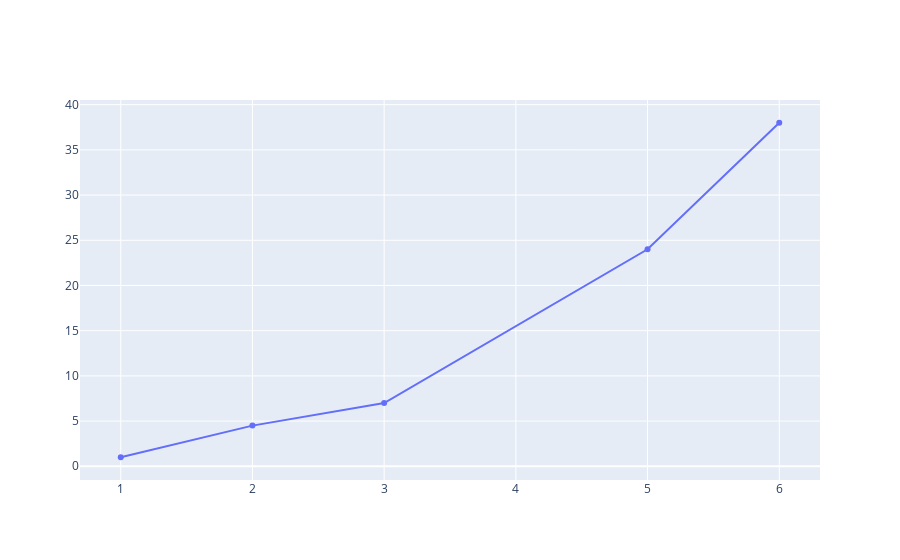

The cell this chart's notebook holds for it:
### Code cell
import plotly.offline as py
py.init_notebook_mode(connected=True)
x1 = [1, 2, 3, 5, 6]
y1 = [1, 4.5, 7, 24, 38]
trace1 = dict(x=x1, y=y1)
data = [trace1]
py.iplot(data,filename='s0_first_plot')

### Figure 1 — Plotly figure (JSON) as saved in the notebook; plotly's stock layout.template omitted (floating-point values rounded to 4 significant figures)
{"data": [{"type": "scatter", "x": [1, 2, 3, 5, 6], "y": [1, 4.5, 7, 24, 38]}], "layout": {}}
